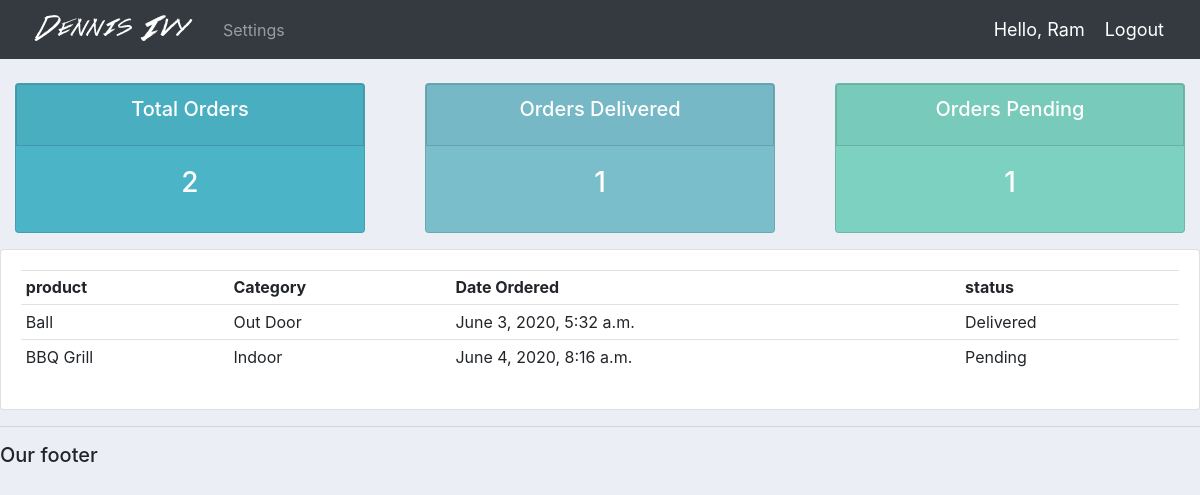
The app's page /user/ (signed in) with its own data.
### accounts/models.py (models this page shows, shortened)
class Order(models.Model):
	STATUS = (
			('Pending', 'Pending'),
			('Out for delivery', 'Out for delivery'),
			('Delivered', 'Delivered'),
			)
	customer = models.ForeignKey(Customer, null=True, on_delete= models.SET_NULL)
	product = models.ForeignKey(Product, null=True, on_delete= models.SET_NULL)
	date_created = models.DateTimeField(auto_now_add=True, null=True)
	status = models.CharField(max_length=200, null=True, choices=STATUS)
	note = models.CharField(max_length=1000, null=True)

class Product(models.Model):
	CATEGORY = (
			('Indoor', 'Indoor'),
			('Out Door', 'Out Door'),
			)
	name = models.CharField(max_length=200, null=True)
	price = models.FloatField(null=True)
	category = models.CharField(max_length=200, null=True, choices=CATEGORY)
	description = models.CharField(max_length=200, null=True, blank=True)
	date_created = models.DateTimeField(auto_now_add=True, null=True)
	tags = models.ManyToManyField(Tag)
	def __str__(self):
		return self.name

### accounts/decoraters.py (the view)
        def wrapper_func(request, *args, **kwargs):
            group = None
            if request.user.groups.exists():
                group = request.user.groups.all()[0].name
            if group in allowed_roles:
                return view_func(request, *args, **kwargs)
            else:
                return  HttpResponse('you are not authorized to view this page')

### accounts/decoraters.py (called while the page is built)
def allowed_users(allowed_roles=[]):
    def decorator(view_func):
        def wrapper_func(request, *args, **kwargs):
            group = None
            if request.user.groups.exists():
                group = request.user.groups.all()[0].name
            if group in allowed_roles:
                return view_func(request, *args, **kwargs)
            else:
                return  HttpResponse('you are not authorized to view this page')
        return wrapper_func
    return decorator

### accounts/views.py (called while the page is built)
@login_required(login_url='login')
@allowed_users(allowed_roles=['customer'])
def UserPage(request):
	orders = request.user.customer.order_set.all()
	total_orders = orders.count()
	delivered = orders.filter(status='Delivered').count()
	pending = orders.filter(status='Pending').count()
	context = {'orders':orders,'total_orders':total_orders,'delivered':delivered,
	'pending':pending}
	return render(request, 'accounts/user.html', context)

### accounts/templates/accounts/user.html
{% extends 'accounts/main.html' %}
{% load static %}
{% block content %}
{% include 'accounts/status.html' %}
<div class="row">
  <div class="col-md">
    <div class="card card-body">
      <table class="table table-sm">
          <tr>
            <th>product</th>
            <th>Category</th>
            <th>Date Ordered</th>
            <th>status</th>
          </tr>
          {% for order in orders %}
          <tr>
            <td>{{order.product}}</td>
            <td>{{order.product.category}}</td>
            <td>{{order.date_created}}</td>
            <td>{{order.status}}</td>
          </tr>
          {% endfor %}
      </table>
    </div>
  </div>
  </div>
{% endblock %}

### accounts/templates/accounts/navbar.html (shortened to what this page needs)
{% load static %}
<nav class="navbar navbar-expand-lg navbar-dark bg-dark">
 <img src="{% static 'accounts/images/logo.png' %}">
  <div class="collapse navbar-collapse" id="navbarNav">
    <ul class="navbar-nav">
      {% if request.user.is_staff %}
      <li class="nav-item active">
        <a class="nav-link" href="{% url 'home' %}">Dashboard</a>
      </li>
      <li class="nav-item">
        <a class="nav-link" href="{% url 'product' %}">Products</a>
      </li>
      {% else %}
       <li class="nav-item">
        <a class="nav-link" href="{% url 'account' %}">Settings</a>
      </li>
      {% endif %}
    </ul>
  </div>
  <span class="hello-msg">Hello, {{request.user}}</span>
  <span ><a  class="hello-msg" href="{% url 'logout' %}">Logout</a></span>
</nav>

### accounts/static/accounts/css/main.css (style rules this page uses)
body { background-color: #ebeff5; }

### accounts/templates/accounts/navbar.html (style rules this page uses)
.hello-msg { font-size: 18px; color: #fff; margin-right: 20px; }

### records on screen
Order: product "Ball", product.category "Out Door", date_created "June 3, 2020, 5:32 a.m.", status "Delivered"
Order: product "BBQ Grill", product.category "Indoor", date_created "June 4, 2020, 8:16 a.m.", status "Pending"

### other values on screen
{{ request.user }} "Ram"
{{ total_orders }} "2"
{{ delivered }} "1"
{{ pending }} "1"
